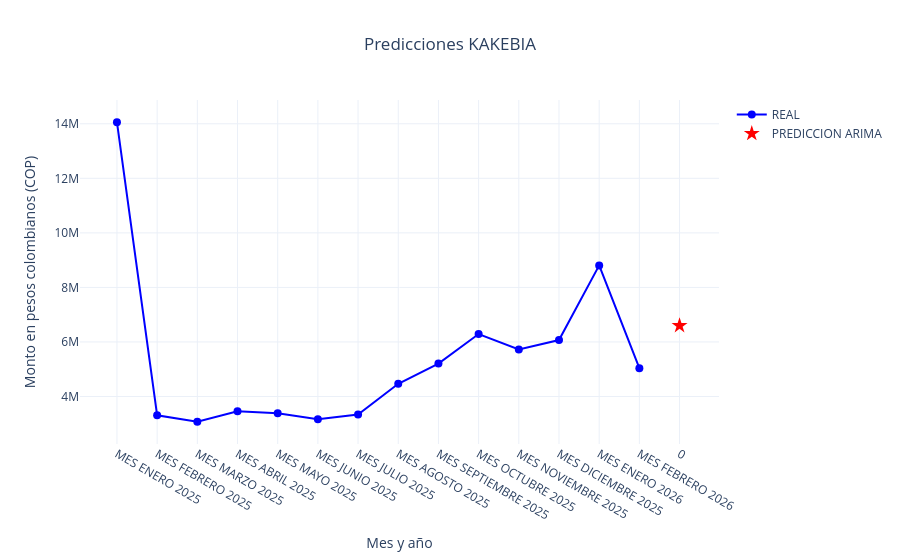

The notebook cell this image was saved under:
### Markdown cell above
## Graficar el modelo ARIMA con Plotly

### Code cell
# Graficar resultados
fig_arima = go.Figure()

# Datos reales
df_reales = df_completo[df_completo['TIPO'] == 'REAL']
fig_arima.add_trace(go.Scatter(
    x=df_reales['MES_ANO'],
    y=df_reales['MONTO'],
    mode='lines+markers',
    name='REAL',
    line=dict(color='blue', width=2),
    marker=dict(size=8)
))

# Predicción
df_pred_arima = df_completo[df_completo['TIPO'] == 'PREDICCION']
fig_arima.add_trace(go.Scatter(

    y=df_pred_arima['MONTO'],
    mode='markers',
    name='PREDICCION ARIMA',
    marker=dict(color='red', size=12, symbol='star')
))

fig_arima.update_layout(
    title='Predicciones KAKEBIA',
    title_x=0.5,
    xaxis_title='Mes y año',
    yaxis_title='Monto en pesos colombianos (COP)',
    hovermode='x unified',
    template='plotly_white'
)

fig_arima.show()

# Formatear MONTO para exportación
df_completo['MONTO_FORMATEADO'] = df_completo['MONTO'].apply(lambda x: f"{x:,.0f}".replace(',', '.'))

### Figure 1 — Plotly figure (JSON) as saved in the notebook; plotly's stock layout.template omitted (floating-point values rounded to 4 significant figures)
{"data": [{"line": {"color": "blue", "width": 2}, "marker": {"size": 8}, "mode": "lines+markers", "name": "REAL", "type": "scatter", "x": ["MES ENERO 2025", "MES FEBRERO 2025", "MES MARZO 2025", "MES ABRIL 2025", "MES MAYO 2025", "MES JUNIO 2025", "MES JULIO 2025", "MES AGOSTO 2025", "MES SEPTIEMBRE 2025", "MES OCTUBRE 2025", "MES NOVIEMBRE 2025", "MES DICIEMBRE 2025", "MES ENERO 2026", "MES FEBRERO 2026"], "y": [14057968, 3310580, 3072536, 3455498, 3385952, 3167049, 3337777, 4465156, 5206932, 6291127, 5725800, 6068471, 8807436, 5039995]}, {"marker": {"color": "red", "size": 12, "symbol": "star"}, "mode": "markers", "name": "PREDICCION ARIMA", "type": "scatter", "y": [6598000.0]}], "layout": {"hovermode": "x unified", "title": {"text": "Predicciones KAKEBIA", "x": 0.5}, "xaxis": {"title": {"text": "Mes y año"}}, "yaxis": {"title": {"text": "Monto en pesos colombianos (COP)"}}}}
